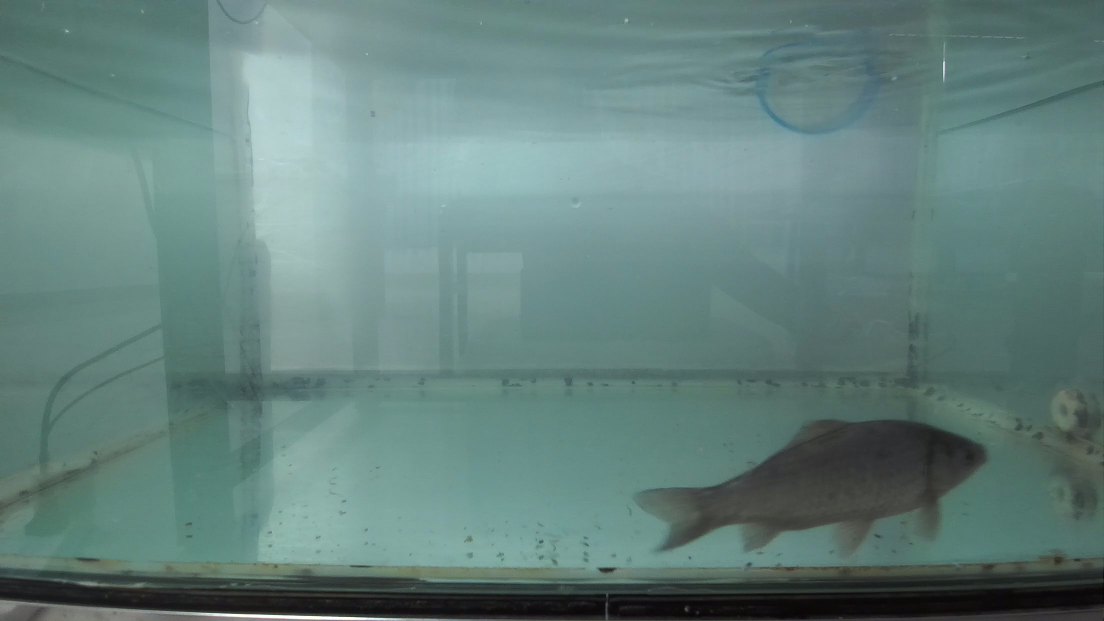
#> input picture fish_image.jpg, 2208 x 1242 px (shown at 1/2 size)
$ python -i test.py   (imports and definitions only)
#> lines starting #> are read from the running program, lines starting #| are printed output that depends on the picture; after the words box and inside, x2 and y2 are one past the last pixel; in counts of white or black regions, pixels touching at a corner belong together
#> further down, picture is the input picture: shape (1242, 2208, 3); mean B, G, R 124.9, 129.2, 100.3
# 单目

import cv2
import numpy as np
import base64
from ultralytics import YOLO

# 加载YOLO模型
# [1 line that did not run here, left out]

# 质量预测算法
# [9 lines left out: function weight, not called in this run]

# 图像初处理
def process(image):
    # 转为灰度图
    gray = cv2.cvtColor(image, cv2.COLOR_BGR2GRAY)
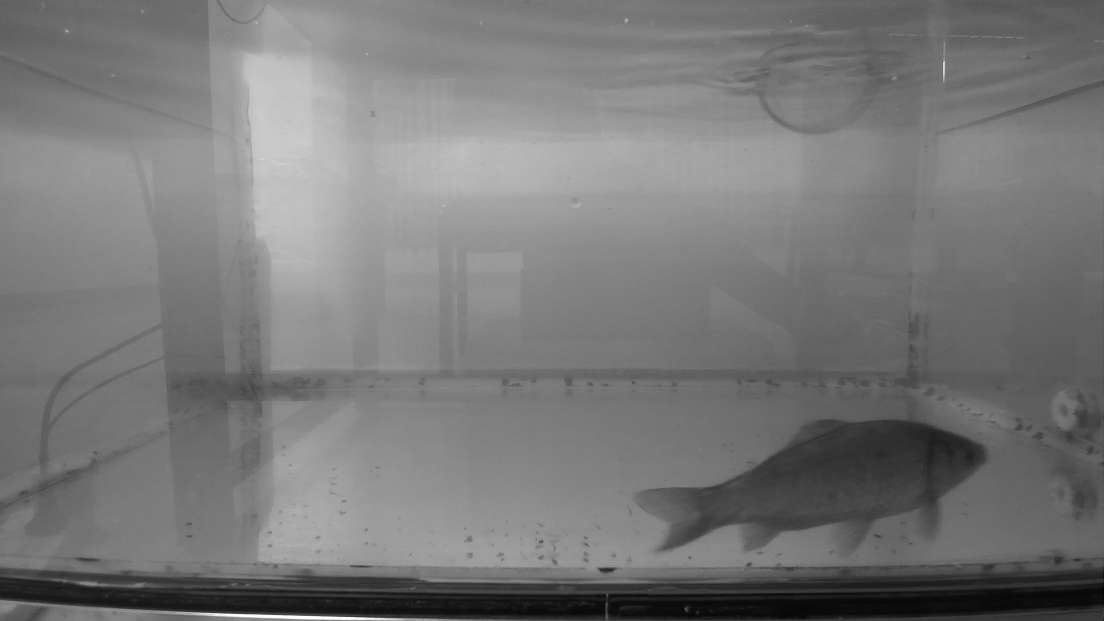
#> gray: shape (1242, 2208) (shown at 1/2 size); min 0, max 255, mean 120.1

    # 使用CLAHE进行对比度增强
    clahe = cv2.createCLAHE(clipLimit=2.0, tileGridSize=(8, 8))
    enhanced = clahe.apply(gray)
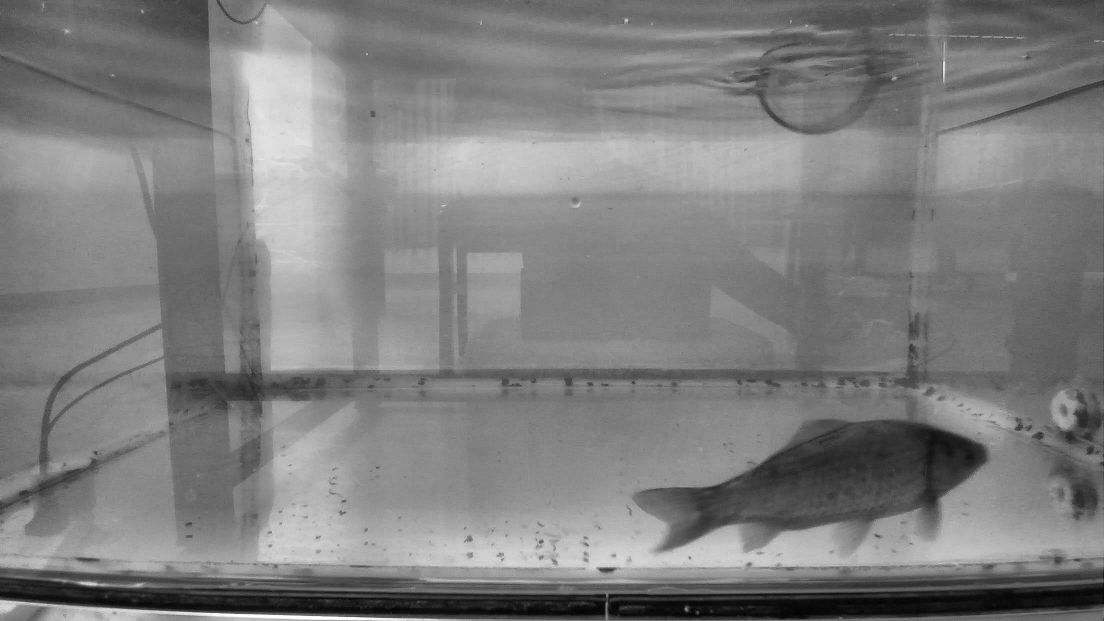
#> enhanced: shape (1242, 2208) (shown at 1/2 size); min 0, max 255, mean 126.6

    # 直方图均衡化
    equalized = cv2.equalizeHist(enhanced)
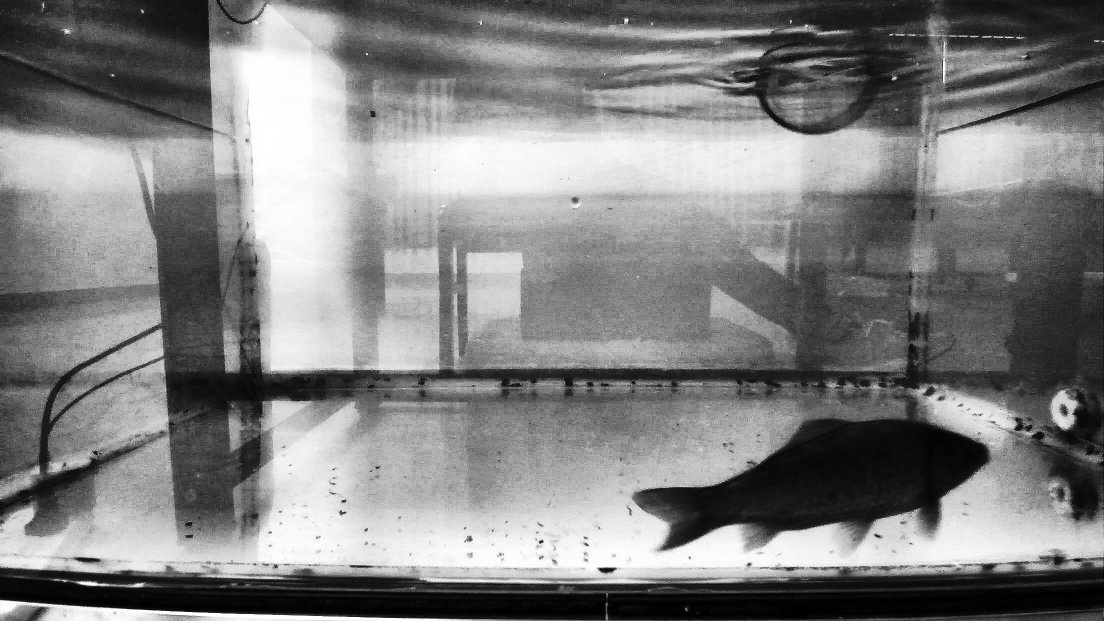
#> equalized: shape (1242, 2208) (shown at 1/2 size); min 0, max 255, mean 128.6

    # 高斯模糊
    blurred = cv2.GaussianBlur(equalized, (5, 5), 0)

    # 使用Canny进行边缘检测
    edges = cv2.Canny(blurred, 18, 65)
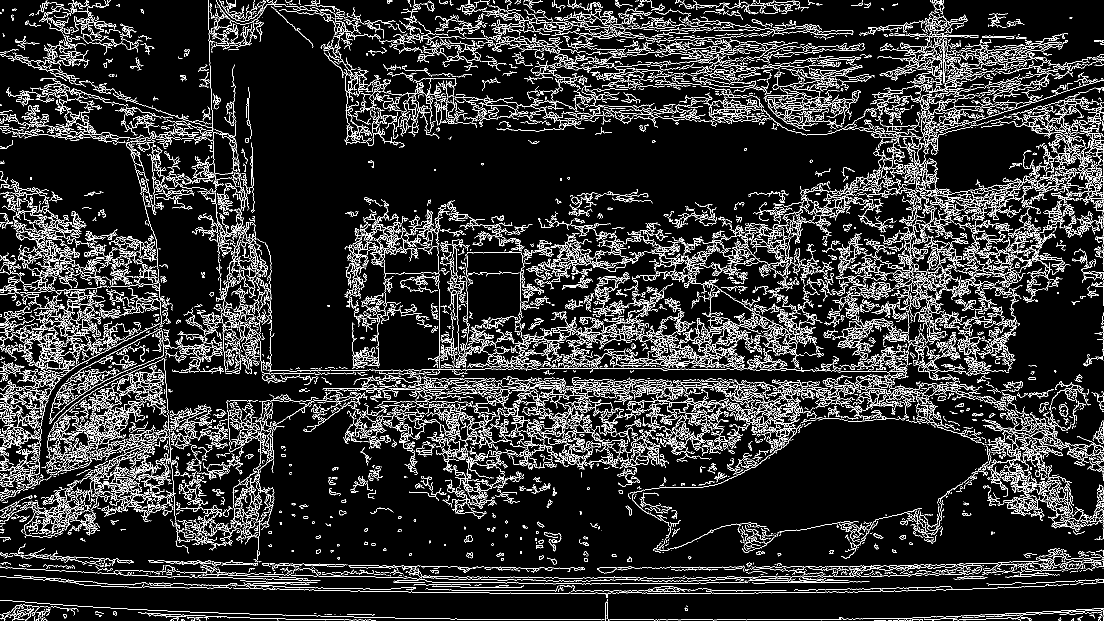
#> edges: shape (1242, 2208) (shown at 1/2 size); 11.5% white in thin lines or dots

    # 形态学操作
    kernel = np.ones((5, 5), np.uint8)
    morph = cv2.morphologyEx(edges, cv2.MORPH_CLOSE, kernel)
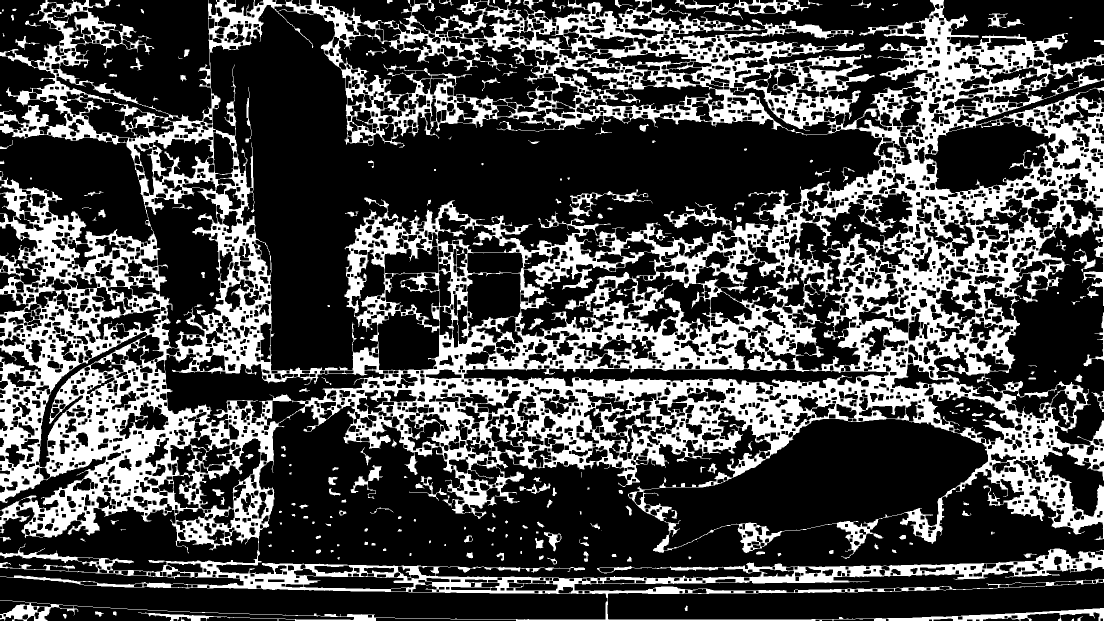
#> morph: shape (1242, 2208) (shown at 1/2 size); 29.1% white; 230 white regions (46 under 20 px), largest, box (x1, y1, x2, y2) and area: (0, 0, 2208, 1242) 777185, (1350, 0, 1618, 40) 2695, (701, 930, 766, 998) 1000

    return morph

# 图像处理
# [108 lines left out: functions process_image, process_fish, not called in this run]

# 调用
# [1 line not run here, left out]

>>> import cv2
>>> picture = cv2.imread('fish_image.jpg')
>>> result = process(picture)

$ run again, on 1_right.jpg
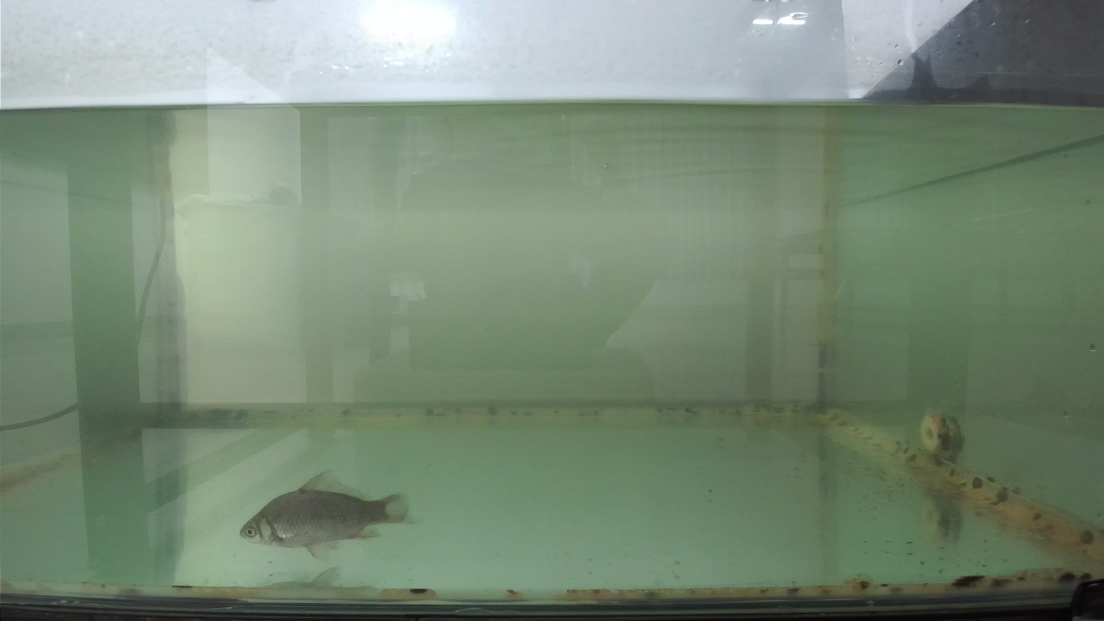
#> input picture 1_right.jpg, 2208 x 1242 px (shown at 1/2 size)
#> picture is the input picture: shape (1242, 2208, 3); mean B, G, R 118.1, 137.9, 120.3
#> in process, `edges = cv2.Canny(blurred, 18, 65)`:
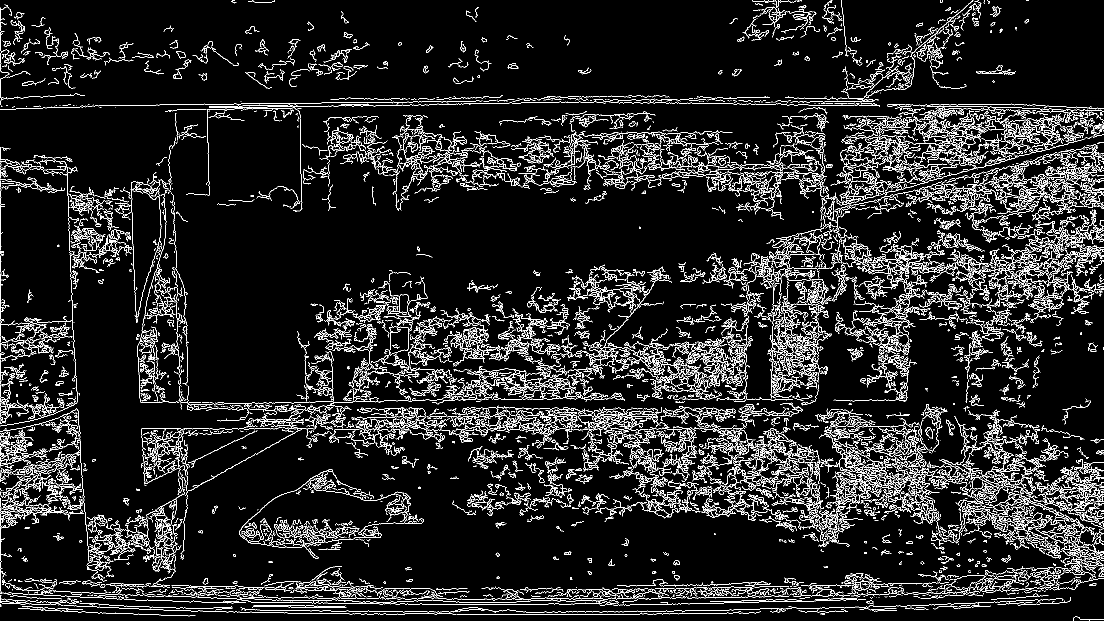
#> edges: shape (1242, 2208) (shown at 1/2 size); 9.2% white in thin lines or dots
#> in process, `morph = cv2.morphologyEx(edges, cv2.MORPH_CLOSE, kernel)`:
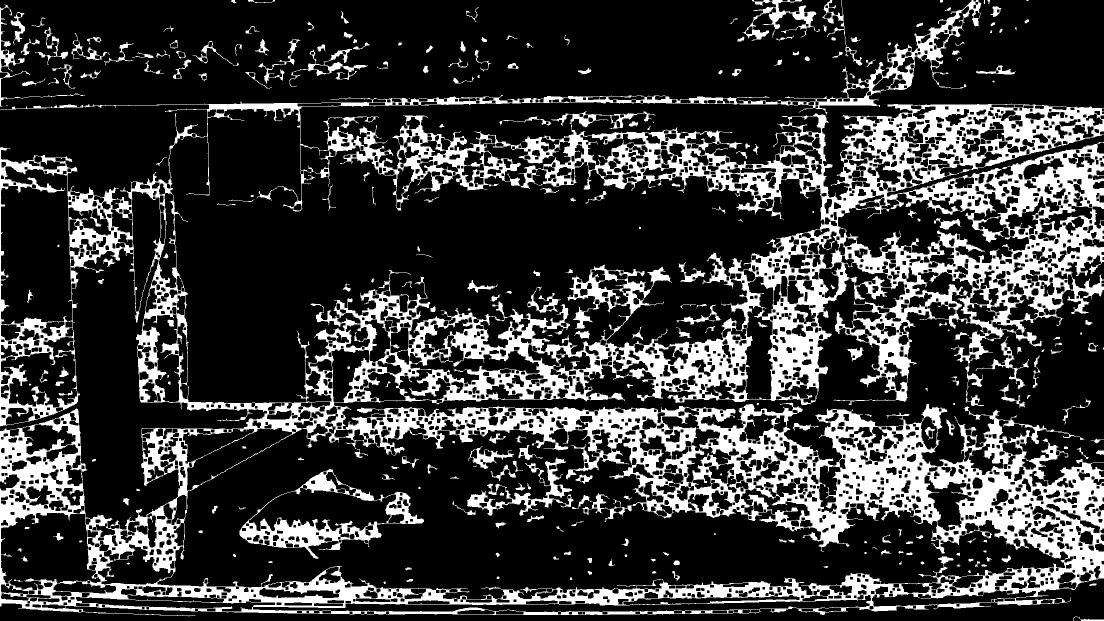
#> morph: shape (1242, 2208) (shown at 1/2 size); 22.6% white; 294 white regions (35 under 20 px), largest, box (x1, y1, x2, y2) and area: (0, 0, 2208, 1233) 564150, (479, 938, 848, 1118) 13196, (934, 915, 1148, 1031) 4908
